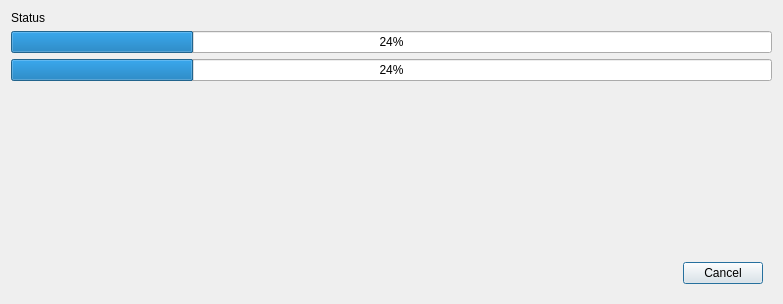
<?xml version="1.0" encoding="UTF-8"?>
<ui version="4.0">
 <class>ProgressDialog</class>
 <widget class="QDialog" name="ProgressDialog">
  <property name="geometry">
   <rect>
    <x>0</x>
    <y>0</y>
    <width>783</width>
    <height>304</height>
   </rect>
  </property>
  <property name="windowTitle">
   <string>Dialog</string>
  </property>
  <layout class="QVBoxLayout" name="verticalLayout">
   <item>
    <widget class="QLabel" name="label">
     <property name="text">
      <string>Status</string>
     </property>
    </widget>
   </item>
   <item>
    <widget class="QProgressBar" name="subProgress">
     <property name="value">
      <number>24</number>
     </property>
    </widget>
   </item>
   <item>
    <widget class="QProgressBar" name="totalProgress">
     <property name="value">
      <number>24</number>
     </property>
    </widget>
   </item>
   <item>
    <spacer name="verticalSpacer">
     <property name="orientation">
      <enum>Qt::Vertical</enum>
     </property>
     <property name="sizeHint" stdset="0">
      <size>
       <width>20</width>
       <height>40</height>
      </size>
     </property>
    </spacer>
   </item>
   <item>
    <widget class="QFrame" name="frame">
     <property name="frameShape">
      <enum>QFrame::NoFrame</enum>
     </property>
     <property name="frameShadow">
      <enum>QFrame::Raised</enum>
     </property>
     <layout class="QHBoxLayout" name="horizontalLayout">
      <item>
       <spacer name="horizontalSpacer">
        <property name="orientation">
         <enum>Qt::Horizontal</enum>
        </property>
        <property name="sizeHint" stdset="0">
         <size>
          <width>40</width>
          <height>20</height>
         </size>
        </property>
       </spacer>
      </item>
      <item>
       <widget class="QPushButton" name="pushButton">
        <property name="sizePolicy">
         <sizepolicy hsizetype="Maximum" vsizetype="Fixed">
          <horstretch>0</horstretch>
          <verstretch>0</verstretch>
         </sizepolicy>
        </property>
        <property name="layoutDirection">
         <enum>Qt::LeftToRight</enum>
        </property>
        <property name="text">
         <string>Cancel</string>
        </property>
       </widget>
      </item>
     </layout>
    </widget>
   </item>
  </layout>
 </widget>
 <resources/>
 <connections/>
</ui>
